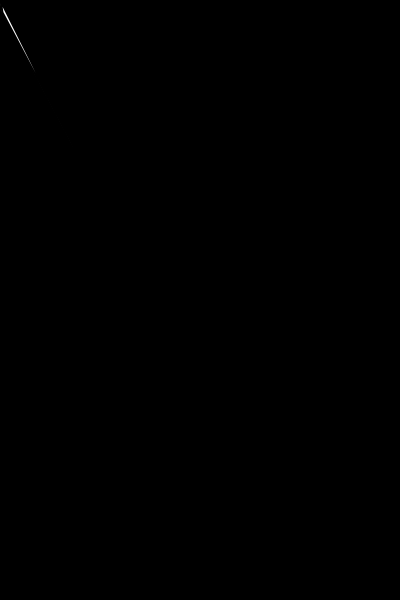
Frame 1 (no input)
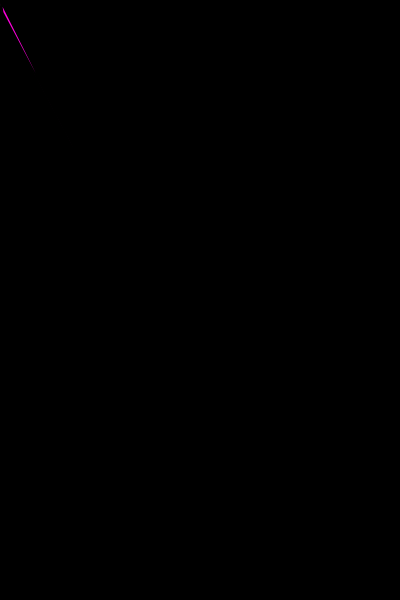
Frame 60 (the mouse pressed at the canvas centre just before this capture)
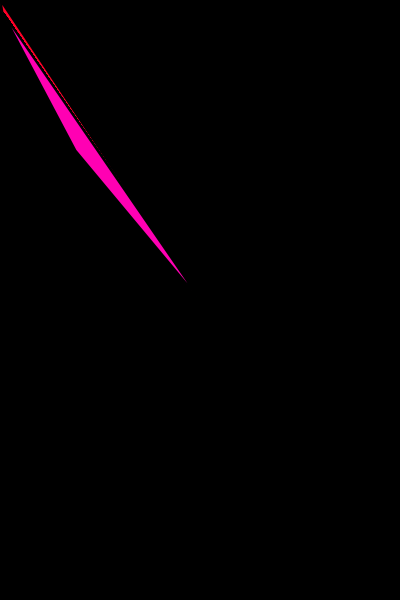
Frame 120 (the mouse held since frame 60 and released just before this capture)

The Processing sketch that drew these frames (run headless with seeded random() and noise(); from frame 60 on, the mouse is pressed at the canvas centre):

// Processing sketch: finished_color_download
// ── finished_color_download.pde
void setup()
{
  size(400, 600);
  background(0, 0, 0);
  smooth();
  frameRate(50);
}
void draw()
{
  strokeWeight(2);
  quad ( mouseX, mouseY, pmouseX, pmouseY, width/175, height/50, 75, 150);
  fill(255, 0, random(255));
}
